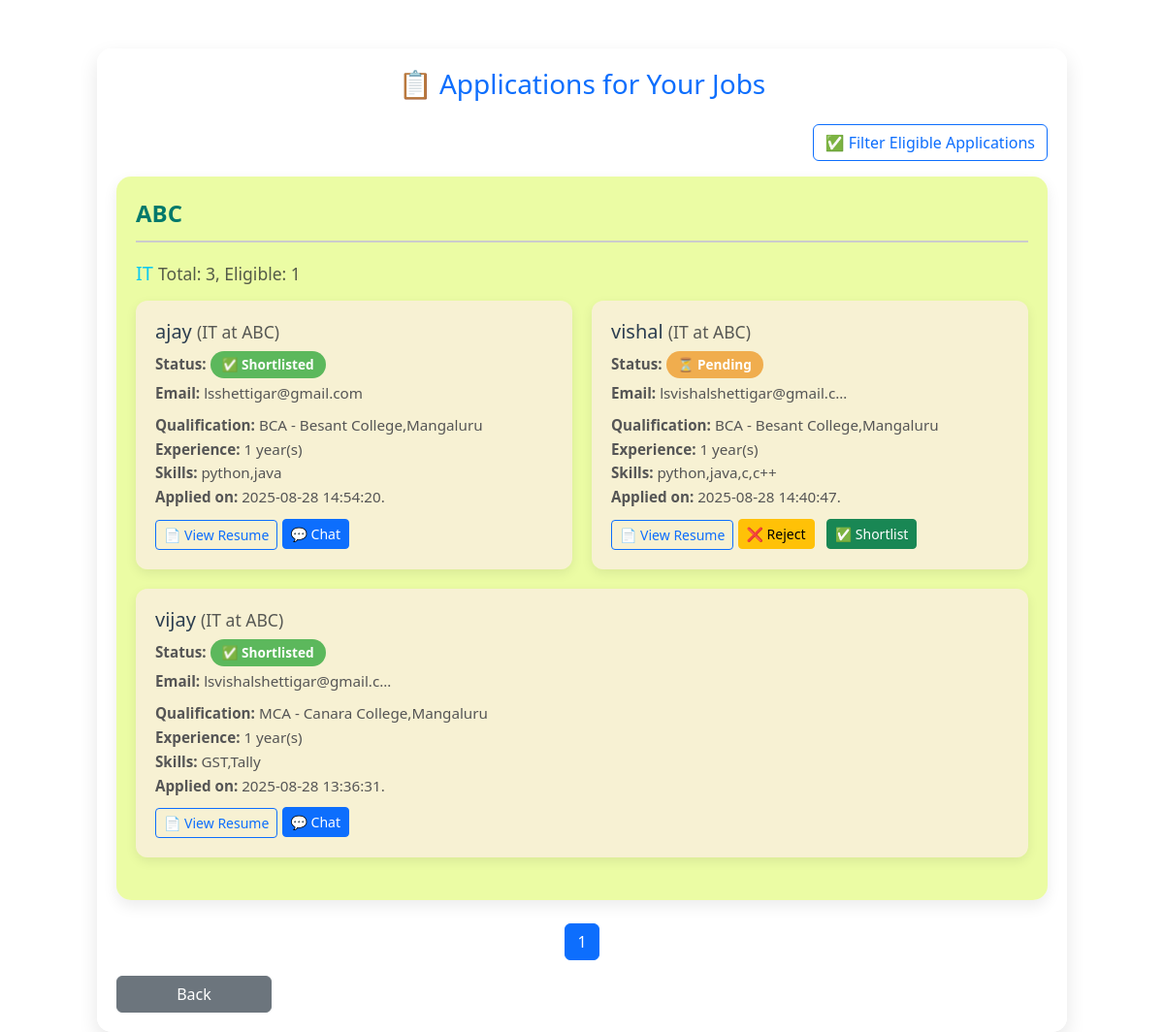
The page /view-applications (signed in) on the database its author committed.
### tables this page shows
CREATE TABLE apply (
            id INTEGER PRIMARY KEY AUTOINCREMENT,
            user_id INTEGER, 
            applicant_name TEXT,
            applicant_email TEXT,
            qualification TEXT,
            university TEXT,
            experience INTEGER,
            skills TEXT,
            resume_path TEXT,
            recruiter_id INTEGER,
            job_id INTEGER,
            applied_at TEXT DEFAULT CURRENT_TIMESTAMP,
            status TEXT DEFAULT 'pending',
            FOREIGN KEY(user_id) REFERENCES users(id)
        );

CREATE TABLE job (
            id INTEGER PRIMARY KEY AUTOINCREMENT,
            recruiter_id INTEGER,
            company TEXT NOT NULL,
            designation TEXT NOT NULL,
            experience_required TEXT,
            qualification TEXT,
            skills_required TEXT,
            contact_number TEXT,
            email TEXT,
            posted_at TIMESTAMP DEFAULT CURRENT_TIMESTAMP
        );

### app.py (the view)
@app.route('/view-applications')
def view_applications():
    recruiter_id = session.get('recruiter_id')
    if not recruiter_id:
        return redirect('/recruiter-login')
    action_status = request.args.get('action_status')
    apply_filter = request.args.get('filter') == 'true'
    page = request.args.get('page', 1, type=int)
    per_page = 3
    conn = get_db_connection()
    cursor = conn.cursor()
    cursor.execute("""
        SELECT a.*, j.designation, j.company, j.skills_required
        FROM apply a
        JOIN job j ON a.job_id = j.id
        WHERE a.recruiter_id = ?
        ORDER BY j.company ASC, j.designation ASC, a.applied_at DESC
    """, (recruiter_id,))
    rows = cursor.fetchall()
    applications = [dict(row) for row in rows]
    company_groups = defaultdict(lambda: defaultdict(list))
    company_counts = defaultdict(lambda: defaultdict(lambda: {'total': 0, 'eligible': 0}))
    for app_row in applications:
        comp = app_row['company']
        desg = app_row['designation']
        required_skills = app_row['skills_required'].lower().split(',') if app_row['skills_required'] else []
        user_skills = app_row['skills'].lower().split(',') if app_row['skills'] else []
        matched_skills = set(s.strip() for s in required_skills).intersection(
            set(s.strip() for s in user_skills)
        )
        eligible = len(matched_skills) >= 2
        company_counts[comp][desg]['total'] += 1
        if eligible:
            company_counts[comp][desg]['eligible'] += 1
        if not apply_filter or eligible:
            company_groups[comp][desg].append(app_row)
    all_companies = list(company_groups.keys())
    total_pages = math.ceil(len(all_companies) / per_page) if all_companies else 1
    start = (page - 1) * per_page
    end = start + per_page
    selected_companies = all_companies[start:end]
    grouped_applications = {company: company_groups[company] for company in selected_companies}
    grouped_counts = {company: company_counts[company] for company in selected_companies}
    conn.close()
    return render_template(
        "view_applicants.html",
        grouped_applications=grouped_applications,
        grouped_counts=grouped_counts,
        page=page,
        total_pages=total_pages,
        apply_filter=apply_filter,
        action_status=action_status
    )

### app.py (called while the page is built)
def get_db_connection():
    conn = sqlite3.connect('career_counselor.db')
    conn.row_factory = sqlite3.Row
    return conn

### templates/view_applicants.html (shortened to what this page needs)
<!DOCTYPE html>
<html lang="en">
<head>
  <link href="https://cdn.jsdelivr.net/npm/bootstrap@5.3.0/dist/css/bootstrap.min.css" rel="stylesheet">
</head>
<body>
  <div id="main-content" class="container user-container">
    <h3 class="text-center text-primary mb-4">📋 Applications for Your Jobs</h3>
    <div class="text-end mb-3">
      <a href="{{ url_for('view_applications', filter='false' if apply_filter else 'true') }}" class="btn btn-outline-primary">
        {{ '🔄 Show All Applications' if apply_filter else '✅ Filter Eligible Applications' }}
      </a>
    </div>
    {% if grouped_applications %}
      {% for company, roles in grouped_applications.items() %}
        <div class="user-card">
          <div class="job-role-heading">{{ company }}</div>
          {% for designation, apps in roles.items() %}
            <h5 class="text-info mb-3">
              {{ designation }}
              <small class="text-muted">
                Total: {{ grouped_counts[company][designation]['total'] }},
                Eligible: {{ grouped_counts[company][designation]['eligible'] }}
              </small>
            </h5>
            <div class="applicant-row mb-4">
              {% for app in apps %}
                <div class="applicant-card {% if app.status == 'rejected' %}disabled-card{% endif %}">
  <h5>{{ app.applicant_name }} <small class="text-muted">({{ app.designation }} at {{ app.company }})</small></h5>
  <p><strong>Status:</strong>
    {% if app.status == 'rejected' %}
      <span class="status-pill status-rejected">❌ Rejected</span>
    {% elif app.status == 'shortlisted' %}
      <span class="status-pill status-shortlisted">✅ Shortlisted</span>
    {% else %}
      <span class="status-pill status-pending">⏳ Pending</span>
    {% endif %}
  </p>
  <p class="truncate"><strong>Email:</strong> {{ app.applicant_email }}</p>
  <p><strong>Qualification:</strong> {{ app.qualification }} - {{ app.university }}</p>
  <p><strong>Experience:</strong> {{ app.experience }} year(s)</p>
  <p><strong>Skills:</strong> {{ app.skills }}</p>
  <p><strong>Applied on:</strong> {{ app.applied_at[:20] }}</p>
  <a href="{{ url_for('static', filename=app.resume_path.replace('static/', '')) }}"
     class="btn btn-outline-primary btn-sm btn-resume" target="_blank">
    📄 View Resume
  </a>
{% if app.status == 'pending' %}
  <form method="POST" action="/reject-application/{{ app.id }}" class="d-inline">
    <button type="submit" class="btn btn-warning btn-sm mt-2">❌ Reject</button>
  </form>
  <form method="POST" action="/shortlist-application/{{ app.id }}" class="d-inline ms-2">
    <button type="submit" class="btn btn-success btn-sm mt-2">✅ Shortlist</button>
  </form>
{% elif app.status == 'shortlisted' and app.user_id %}
  <a href="{{ url_for('recruiter_chat', application_id=app.id) }}" class="btn btn-primary btn-sm mt-2">
    💬 Chat
  </a>
{% endif %}
</div>
              {% endfor %}
            </div>
          {% endfor %}
        </div>
      {% endfor %}
      <div class="mt-4 text-center">
        <nav>
          <ul class="pagination justify-content-center">
            {% for p in range(1, total_pages + 1) %}
            <li class="page-item {% if p == page %}active{% endif %}">
              <a class="page-link" href="?page={{ p }}{% if apply_filter %}&filter=true{% endif %}">{{ p }}</a>
            </li>
            {% endfor %}
          </ul>
        </nav>
        <div class="col-md-2">
          <a href="/job-postings" class="btn btn-secondary w-100">Back</a>
        </div>
      </div>
    {% else %}
      <div class="text-center mt-5 text-black">
        <h5>No applicants yet for your posted jobs.</h5>
      </div>
    {% endif %}
  </div>
</body>
</html>

### templates/view_applicants.html (style rules this page uses)
body { background: url('https://t3.ftcdn.net/jpg/03/07/12/68/360_F_307126887_reTqmRNNY3V4871sFIRqA9IYbBhMCdkt.jpg') no-repeat center center fixed; background-size: cover; font-family: 'Segoe UI', sans-serif; margin: 0; padding-top: 50px; transition: filter 0.3s ease-in-out; }
.user-container { max-width: 1000px; margin: auto; padding: 20px; background: rgba(255, 255, 255, 0.968); border-radius: 15px; box-shadow: 0 8px 20px rgba(0,0,0,0.1); }
.user-card { background: #d9fa5386; padding: 20px; border-radius: 15px; box-shadow: 0 6px 15px rgba(0,0,0,0.08); margin-bottom: 20px; animation: fadeIn 0.6s ease-in-out; }
.job-role-heading { font-size: 1.5rem; font-weight: bold; color: #00796b; border-bottom: 2px solid #ccc; padding-bottom: 10px; margin-bottom: 20px; }
.applicant-row { display: flex; flex-wrap: wrap; gap: 20px; }
.applicant-card { background: #feebeba6; border-radius: 12px; padding: 20px; flex: 1 1 calc(50% - 20px); box-shadow: 0 4px 12px rgba(0, 0, 0, 0.08); transition: transform 0.2s ease; }
.applicant-card h5 { margin-bottom: 8px; color: #2c3e50; }
.applicant-card p { margin: 2px 0; font-size: 0.95rem; color: #555; }
.btn-resume { margin-top: 10px; }
.truncate { white-space: nowrap; overflow: hidden; text-overflow: ellipsis; max-width: 250px; display: inline-block; }
.status-pill { display: inline-block; padding: 4px 12px; border-radius: 50px; font-size: 0.85rem; font-weight: 600; color: #fff; text-transform: capitalize; }
.status-pending { background-color: #f0ad4e; }
.status-shortlisted { background-color: #5cb85c; }

### rows shown on the page
apply: company "ABC", designation "IT", applicant_name "ajay", status "✅ Shortlisted", applicant_email "lsshettigar@gmail.com", qualification "BCA", university "Besant College,Mangaluru", experience "1", skills "python,java", applied_at "2025-08-28 14:54:20."
job: company+designation "3", company+designation "1"
apply: applicant_name "vishal", designation "IT", company "ABC", status "⏳ Pending", applicant_email "lsvishalshettigar@gmail.c…", qualification "BCA", university "Besant College,Mangaluru", experience "1", skills "python,java,c,c++", applied_at "2025-08-28 14:40:47."
apply: applicant_name "vijay", designation "IT", company "ABC", status "✅ Shortlisted", applicant_email "lsvishalshettigar@gmail.c…", qualification "MCA", university "Canara College,Mangaluru", experience "1", skills "GST,Tally", applied_at "2025-08-28 13:36:31."

### other values the page prints
{{ p }} "1"
